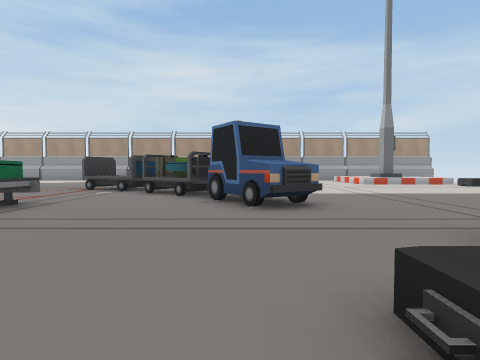
[1] (above)

20 first-person views from a walk through a 3-D level made in the Unity game engine. The camera is 1.2 m above the floor, tilts 2° down and sees 80° across. The floor is counted in squares, 2 m on a side. Each view is taken from the middle of a square. On the plan, view 1 faces up. The plan holds only what a view shows up to about 9 squares ahead; the rest is blank. The place goes on beyond the plan.

[2]
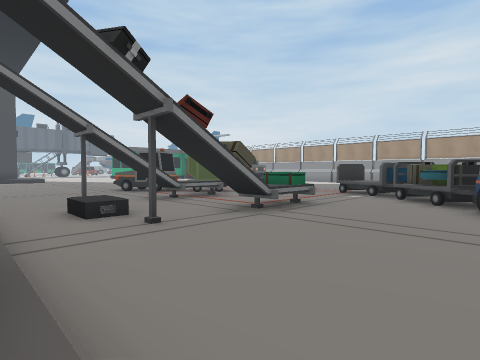

[3]
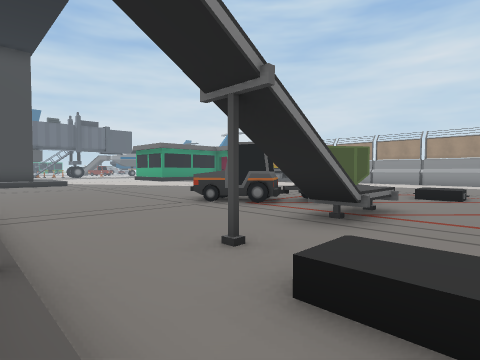

[4]
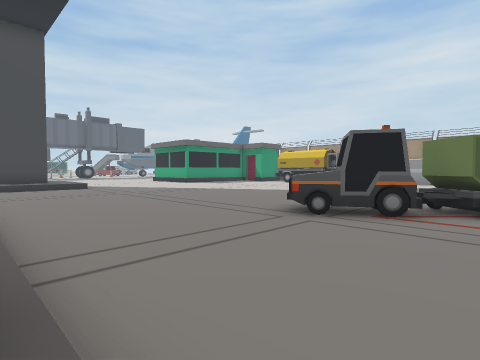

[5]
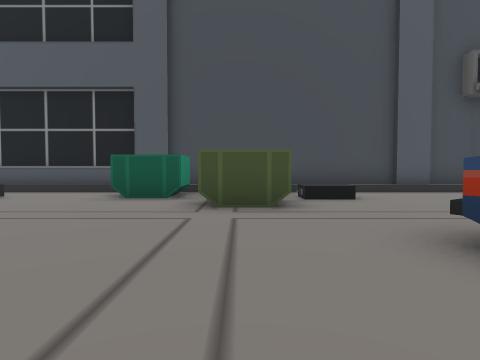

[6]
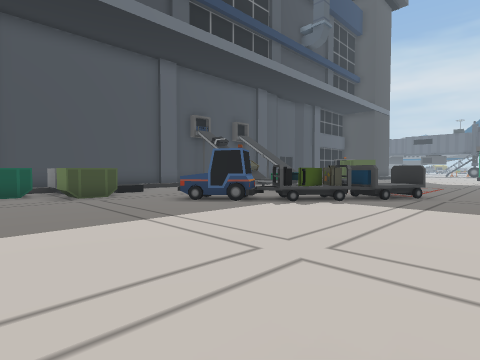

[7]
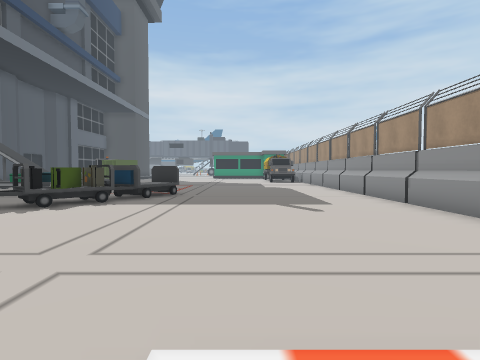

[8]
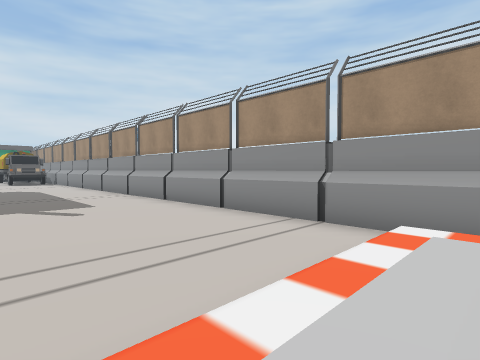

[9]
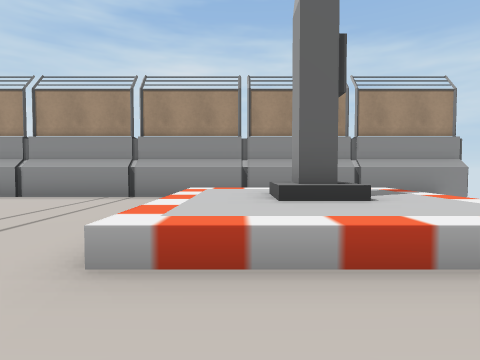

[10]
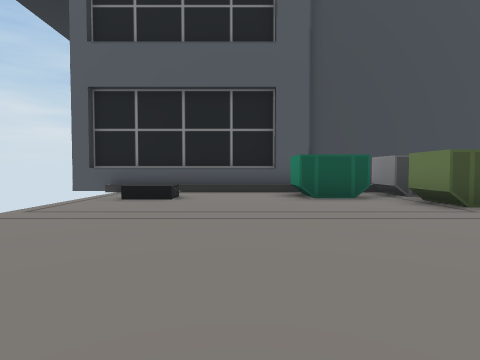

[11]
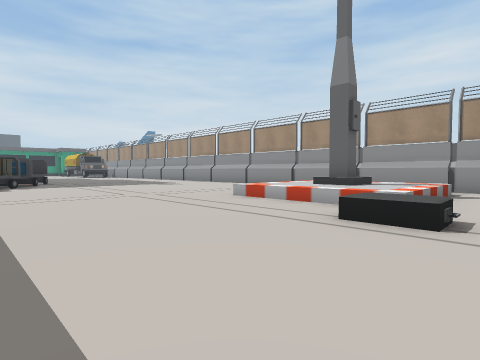

[12]
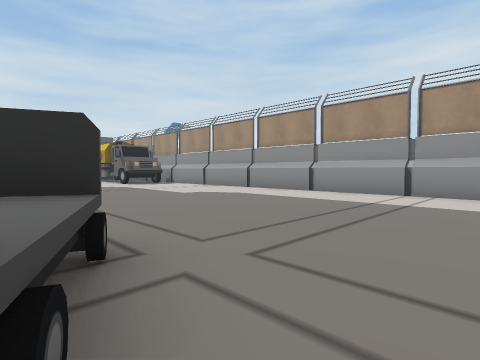

[13]
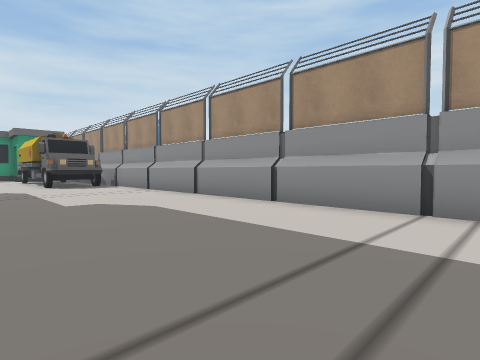

[14]
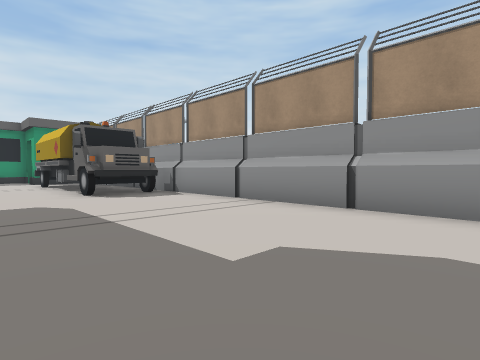

[15]
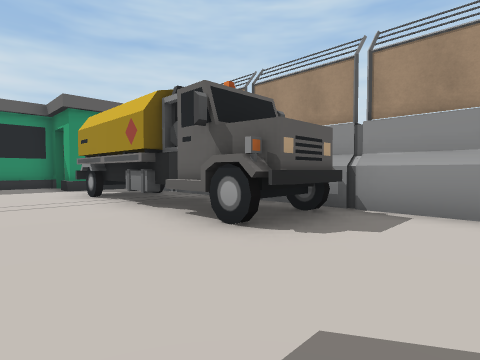

[16]
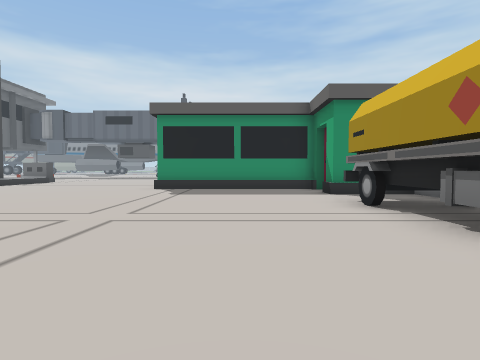

[17]
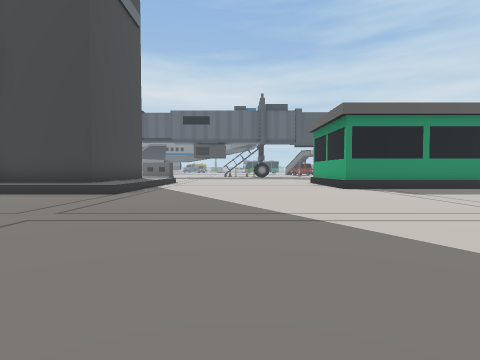

[18]
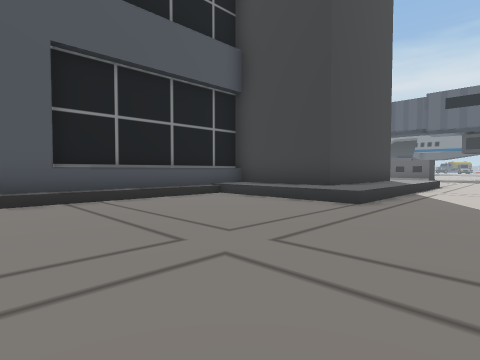

[19]
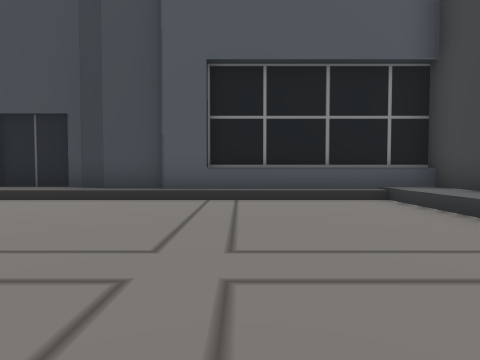

[20]
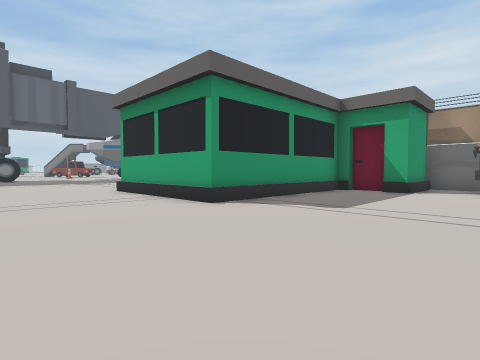

### Floor plan
Key: @ floor where view 1 was taken; # wall or solid block; . main floor; : floor 0.5 m higher than the main floor; / step, stairs or slope; ^ raised ledge; B box; T truck; U building; W tower; O other object.
Columns run from 25 left of view 1 to 11 right of it. Each row starts with its distance up from view 1.
 17            ##########################
 16     UTT   TT........................#
 15    UUTTTTTTT................../:::.
 14   U.U.TTT.TT................../:#:.
 13   U...........................///:.
 12   U.........................../:::..
 11   U........     ..................:.
 10   U.......         .................
  9 .........          ..^^.............
  8 ..........        B...###...........
  7 ...........      ......^#...........
  6  ............  .##.......O........
  5   .............##.^..^...#O........
  4 ..............O#..^..^....O.........
  3 /////.............#..#..............
  2 WWW:/......................###......
  1    W/..............BB#....: ###...:.
  0    W/....................@   ##.....
 -1    W^^^^#::::::::: ::#::::  ::##^^^^#
 -2      #########       ##############

Where each view was taken, in squares from view 1:
view 1: 0 up, 0 right, facing up
view 2: 1 down, 0 right, facing up-left
view 3: 1 down, 5 left, facing up-left
view 4: 1 down, 8 left, facing up-left
view 5: 7 up, 3 right, facing down
view 6: 12 up, 6 right, facing down-left
view 7: 12 up, 6 right, facing left
view 8: 12 up, 6 right, facing up-left
view 9: 10 up, 6 right, facing up
view 10: 7 up, 7 right, facing down
view 11: 7 up, 10 right, facing up-left
view 12: 9 up, 2 left, facing up-left
view 13: 12 up, 3 left, facing up-left
view 14: 12 up, 7 left, facing up-left
view 15: 12 up, 12 left, facing up-left
view 16: 12 up, 14 left, facing left
view 17: 6 up, 14 left, facing left
view 18: 5 up, 16 left, facing down-left
view 19: 5 up, 18 left, facing down
view 20: 6 up, 19 left, facing up-left
